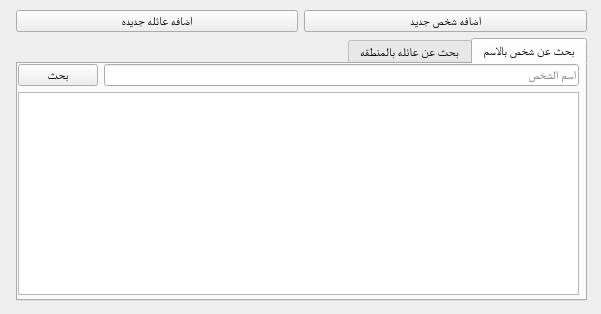
<?xml version="1.0" encoding="UTF-8"?>
<ui version="4.0">
 <class>MainWindow</class>
 <widget class="QMainWindow" name="MainWindow">
  <property name="windowModality">
   <enum>Qt::NonModal</enum>
  </property>
  <property name="enabled">
   <bool>true</bool>
  </property>
  <property name="geometry">
   <rect>
    <x>0</x>
    <y>0</y>
    <width>601</width>
    <height>314</height>
   </rect>
  </property>
  <property name="sizePolicy">
   <sizepolicy hsizetype="Fixed" vsizetype="Fixed">
    <horstretch>0</horstretch>
    <verstretch>0</verstretch>
   </sizepolicy>
  </property>
  <property name="minimumSize">
   <size>
    <width>601</width>
    <height>314</height>
   </size>
  </property>
  <property name="maximumSize">
   <size>
    <width>601</width>
    <height>314</height>
   </size>
  </property>
  <property name="font">
   <font>
    <family>Times New Roman</family>
   </font>
  </property>
  <property name="acceptDrops">
   <bool>false</bool>
  </property>
  <property name="windowTitle">
   <string>قاعده بيانات</string>
  </property>
  <property name="layoutDirection">
   <enum>Qt::RightToLeft</enum>
  </property>
  <property name="locale">
   <locale language="Arabic" country="Egypt"/>
  </property>
  <property name="unifiedTitleAndToolBarOnMac">
   <bool>false</bool>
  </property>
  <widget class="QWidget" name="centralwidget">
   <property name="sizePolicy">
    <sizepolicy hsizetype="Fixed" vsizetype="Fixed">
     <horstretch>0</horstretch>
     <verstretch>0</verstretch>
    </sizepolicy>
   </property>
   <widget class="QWidget" name="layoutWidget">
    <property name="geometry">
     <rect>
      <x>16</x>
      <y>10</y>
      <width>571</width>
      <height>291</height>
     </rect>
    </property>
    <layout class="QVBoxLayout" name="verticalLayout_2">
     <item>
      <layout class="QHBoxLayout" name="horizontalLayout">
       <item>
        <widget class="QPushButton" name="pushButton_addPerson">
         <property name="text">
          <string>اضافه شخص جديد</string>
         </property>
        </widget>
       </item>
       <item>
        <widget class="QPushButton" name="pushButton_newFamily">
         <property name="text">
          <string>اضافه عائله جديده</string>
         </property>
        </widget>
       </item>
      </layout>
     </item>
     <item>
      <widget class="QTabWidget" name="tabWidget">
       <property name="currentIndex">
        <number>0</number>
       </property>
       <widget class="QWidget" name="tab_7">
        <attribute name="title">
         <string>بحث عن شخص بالاسم</string>
        </attribute>
        <widget class="QWidget" name="layoutWidget">
         <property name="geometry">
          <rect>
           <x>0</x>
           <y>0</y>
           <width>561</width>
           <height>231</height>
          </rect>
         </property>
         <layout class="QVBoxLayout" name="verticalLayout">
          <item>
           <layout class="QHBoxLayout" name="horizontalLayout_2">
            <item>
             <widget class="QLineEdit" name="lineEdit_searchingName">
              <property name="layoutDirection">
               <enum>Qt::RightToLeft</enum>
              </property>
              <property name="text">
               <string/>
              </property>
              <property name="frame">
               <bool>true</bool>
              </property>
              <property name="alignment">
               <set>Qt::AlignLeading|Qt::AlignLeft|Qt::AlignVCenter</set>
              </property>
              <property name="placeholderText">
               <string>اسم الشخص</string>
              </property>
             </widget>
            </item>
            <item>
             <widget class="QPushButton" name="pushButton_searchForPerson">
              <property name="text">
               <string>بحث</string>
              </property>
             </widget>
            </item>
           </layout>
          </item>
          <item>
           <widget class="QTableView" name="tableView">
            <property name="alternatingRowColors">
             <bool>true</bool>
            </property>
            <property name="sortingEnabled">
             <bool>true</bool>
            </property>
            <attribute name="horizontalHeaderVisible">
             <bool>false</bool>
            </attribute>
            <attribute name="horizontalHeaderCascadingSectionResizes">
             <bool>true</bool>
            </attribute>
            <attribute name="horizontalHeaderDefaultSectionSize">
             <number>200</number>
            </attribute>
            <attribute name="horizontalHeaderStretchLastSection">
             <bool>true</bool>
            </attribute>
            <attribute name="verticalHeaderCascadingSectionResizes">
             <bool>true</bool>
            </attribute>
            <attribute name="verticalHeaderShowSortIndicator" stdset="0">
             <bool>true</bool>
            </attribute>
           </widget>
          </item>
         </layout>
        </widget>
       </widget>
       <widget class="QWidget" name="tab_8">
        <attribute name="title">
         <string>بحث عن عائله بالمنطقه</string>
        </attribute>
        <widget class="QWidget" name="layoutWidget">
         <property name="geometry">
          <rect>
           <x>0</x>
           <y>0</y>
           <width>561</width>
           <height>231</height>
          </rect>
         </property>
         <layout class="QVBoxLayout" name="verticalLayout_3">
          <item>
           <layout class="QHBoxLayout" name="horizontalLayout_3">
            <item>
             <widget class="QLabel" name="label_2">
              <property name="text">
               <string>المجاوره</string>
              </property>
             </widget>
            </item>
            <item>
             <widget class="QLineEdit" name="lineEdit_searchingNeighbourhood">
              <property name="layoutDirection">
               <enum>Qt::RightToLeft</enum>
              </property>
              <property name="text">
               <string/>
              </property>
              <property name="frame">
               <bool>true</bool>
              </property>
              <property name="alignment">
               <set>Qt::AlignLeading|Qt::AlignLeft|Qt::AlignVCenter</set>
              </property>
              <property name="placeholderText">
               <string/>
              </property>
             </widget>
            </item>
            <item>
             <widget class="QLabel" name="label">
              <property name="text">
               <string>القطعه</string>
              </property>
             </widget>
            </item>
            <item>
             <widget class="QLineEdit" name="lineEdit_searchingBlockNo">
              <property name="layoutDirection">
               <enum>Qt::RightToLeft</enum>
              </property>
              <property name="text">
               <string/>
              </property>
              <property name="frame">
               <bool>true</bool>
              </property>
              <property name="alignment">
               <set>Qt::AlignLeading|Qt::AlignLeft|Qt::AlignVCenter</set>
              </property>
              <property name="placeholderText">
               <string/>
              </property>
             </widget>
            </item>
            <item>
             <widget class="QPushButton" name="pushButton_searchForFamilies">
              <property name="text">
               <string>بحث</string>
              </property>
             </widget>
            </item>
           </layout>
          </item>
          <item>
           <widget class="QTableView" name="tableView_2">
            <property name="editTriggers">
             <set>QAbstractItemView::NoEditTriggers</set>
            </property>
            <attribute name="horizontalHeaderStretchLastSection">
             <bool>true</bool>
            </attribute>
           </widget>
          </item>
         </layout>
        </widget>
       </widget>
      </widget>
     </item>
    </layout>
   </widget>
  </widget>
 </widget>
 <resources/>
 <connections/>
</ui>
